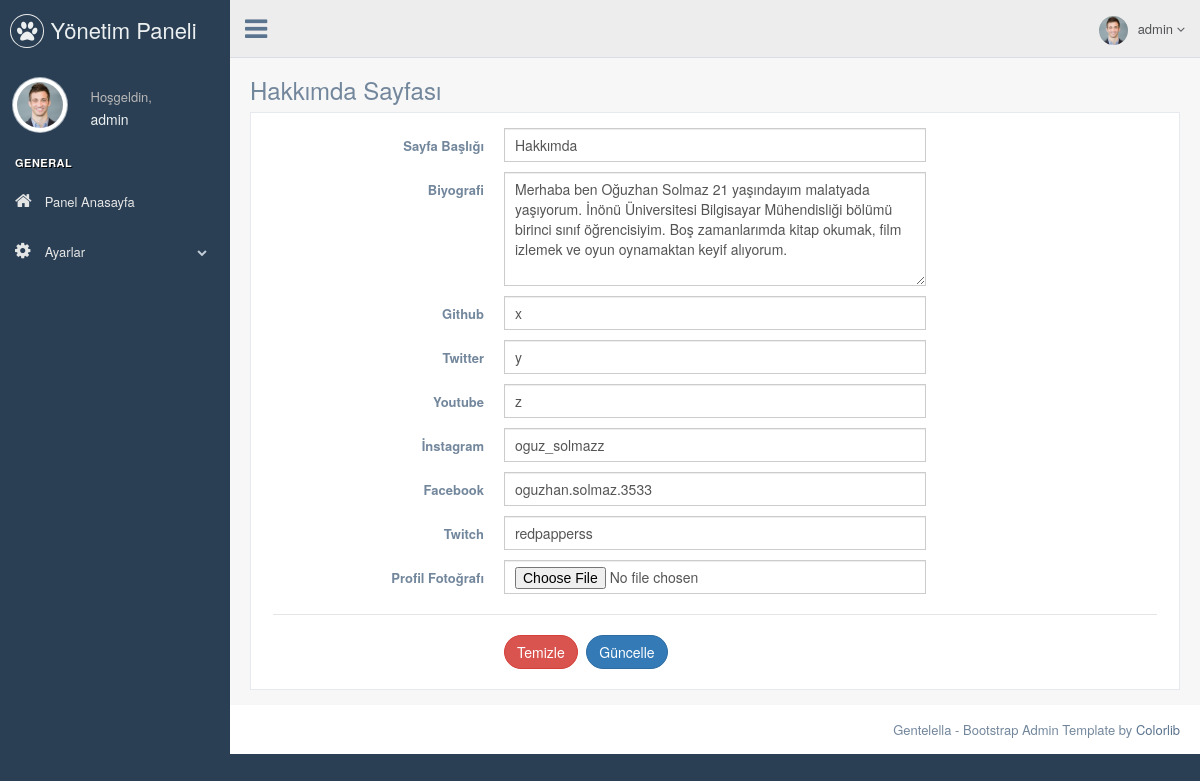
/htm/nedmin/about_us.php (signed in), run on the app's committed database.
### tables this page shows
CREATE TABLE `user` (
  `user_id` int(11) NOT NULL,
  `user_name` varchar(50) NOT NULL,
  `email` varchar(50) NOT NULL,
  `password` varchar(50) NOT NULL
);

CREATE TABLE `about_me` (
  `about_id` int(11) NOT NULL,
  `about_title` varchar(50) NOT NULL,
  `github` varchar(50) NOT NULL,
  `twitter` varchar(50) NOT NULL,
  `youtube` varchar(50) NOT NULL,
  `instagram` varchar(50) NOT NULL,
  `facebook` varchar(50) NOT NULL,
  `twitch` varchar(50) NOT NULL,
  `biyografi` varchar(250) NOT NULL,
  `picturee` varchar(50) NOT NULL
);

### htm/nedmin/about_us.php (the view, shortened to what this page needs)
<?php
include 'header.php';
$check_about = $db -> prepare("SELECT * FROM about_me");
$check_about -> execute();
$control_about = $check_about->rowCount();
$fetch_about = $db->prepare("SELECT * FROM about_me WHERE about_id=1");
$fetch_about->execute();
$fetchabout = $fetch_about->fetch(PDO::FETCH_ASSOC);
?>
<div class="right_col" role="main">
          <div class="">
            <div class="page-title">
              <div class="title_left">
                <h3>Hakkımda Sayfası</h3>
              </div>
            </div>
            <div class="clearfix"></div>
            <div class="row">
              <div class="col-md-12 col-sm-12 col-xs-12">
                <div class="x_panel">
                  <div class="x_content">
                    <form class="form-horizontal form-label-left" action="process.php" method="POST">
                      <div class="item form-group">
                        <label class="control-label col-md-3 col-sm-3 col-xs-12" for="name">Sayfa Başlığı
                        </label>
                        <div class="col-md-6 col-sm-6 col-xs-12">
                          <input class="form-control col-md-7 col-xs-12"  name="about_title" value="<?php echo $fetchabout['about_title']; ?>"  required="required" type="text">
                        </div>
                      </div>
                      <div class="item form-group">
                        <label class="control-label col-md-3 col-sm-3 col-xs-12" for="email">Biyografi
                        </label>
                        <div class="col-md-6 col-sm-6 col-xs-12">
                        <textarea id="textarea" required="required" name="biyografi"  class="form-control col-md-7 col-xs-12" rows="5"><?php echo $fetchabout['biyografi']; ?></textarea>
                        </div>
                      </div>
                      <div class="item form-group">
                        <label class="control-label col-md-3 col-sm-3 col-xs-12" for="email">Github
                        </label>
                        <div class="col-md-6 col-sm-6 col-xs-12">
                          <input type="text"  name="github" value="<?php echo $fetchabout['github']; ?>"  required="required" class="form-control col-md-7 col-xs-12">
                        </div>
                      </div>
                      <div class="item form-group">
                        <label class="control-label col-md-3 col-sm-3 col-xs-12" for="email">Twitter
                        </label>
                        <div class="col-md-6 col-sm-6 col-xs-12">
                          <input type="text"  name="twitter" value="<?php echo $fetchabout['twitter']; ?>"  required="required" class="form-control col-md-7 col-xs-12">
                        </div>
                      </div>
                      <div class="item form-group">
                        <label class="control-label col-md-3 col-sm-3 col-xs-12" for="email">Youtube
                        </label>
                        <div class="col-md-6 col-sm-6 col-xs-12">
                          <input type="text"  name="youtube" value="<?php echo $fetchabout['youtube']; ?>"  required="required" class="form-control col-md-7 col-xs-12">
                        </div>
                      </div>
                      <div class="item form-group">
                        <label class="control-label col-md-3 col-sm-3 col-xs-12" for="email">İnstagram
                        </label>
                        <div class="col-md-6 col-sm-6 col-xs-12">
                          <input type="text"  name="instagram" value="<?php echo $fetchabout['instagram']; ?>"  required="required" class="form-control col-md-7 col-xs-12">
                        </div>
                      </div>
                      <div class="item form-group">
                        <label class="control-label col-md-3 col-sm-3 col-xs-12" for="email">Facebook
                        </label>
                        <div class="col-md-6 col-sm-6 col-xs-12">
                          <input type="text"  name="facebook" value="<?php echo $fetchabout['facebook']; ?>"  required="required" class="form-control col-md-7 col-xs-12">
                        </div>
                      </div>
                      <div class="item form-group">
                        <label class="control-label col-md-3 col-sm-3 col-xs-12" for="email">Twitch
                        </label>
                        <div class="col-md-6 col-sm-6 col-xs-12">
                          <input type="text"  name="twitch" value="<?php echo $fetchabout['twitch']; ?>"  required="required" class="form-control col-md-7 col-xs-12">
                        </div>
                      </div>
                      <div class="item form-group">
                        <label class="control-label col-md-3 col-sm-3 col-xs-12" for="email">Profil Fotoğrafı
                        </label>
                        <div class="col-md-6 col-sm-6 col-xs-12">
                          <input type="file"  name="picturee" value="<?php echo $fetchabout['picturee']; ?>"  required="required" class="form-control col-md-7 col-xs-12">
                        </div>
                      </div>
                      <div class="ln_solid"></div>
                      <div class="form-group">
                        <div class="col-md-6 col-md-offset-3">
                          <button type="reset" class="btn btn-round btn-danger">Temizle</button>
                          <?php
                          if($control_about == 1) { ?>
                             <button  type="submit" class="btn btn-round btn-primary" name="update_about">Güncelle</button>
                          <?php } else { ?>
                             <button  type="submit" class="btn btn-round btn-primary" name="insert_about">Ekle</button>
                          <?php } ?>
                        </div>
                      </div>
                    </form>
                  </div>
                </div>
              </div>
            </div>
          </div>
        </div>
<?php
include 'footer.php';
?>

### htm/nedmin/header.php (shortened to what this page needs)
<?php
include 'connect.php';
$user_name = $_SESSION['user_name'];
$query = $db -> prepare("SELECT * FROM user WHERE user_name='$user_name'");
$query -> execute();
$fetch = $query->fetch(PDO::FETCH_ASSOC);
?>
<!DOCTYPE html>
<html lang="en">
  <head>
    <link href="./vendors/bootstrap/dist/css/bootstrap.min.css" rel="stylesheet">
    <link href="./vendors/font-awesome/css/font-awesome.min.css" rel="stylesheet">
    <link href="./vendors/nprogress/nprogress.css" rel="stylesheet">
    <link href="./vendors/iCheck/skins/flat/green.css" rel="stylesheet">
    <link href="./vendors/bootstrap-progressbar/css/bootstrap-progressbar-3.3.4.min.css" rel="stylesheet">
    <link href="./vendors/jqvmap/dist/jqvmap.min.css" rel="stylesheet"/>
    <link href="./vendors/bootstrap-daterangepicker/daterangepicker.css" rel="stylesheet">
    <link href="./build/css/custom.min.css" rel="stylesheet">
  </head>
  <body class="nav-md">
    <div class="container body">
      <div class="main_container">
        <div class="col-md-3 left_col">
          <div class="left_col scroll-view">
            <div class="navbar nav_title" style="border: 0;">
              <a href="index.html" class="site_title"><i class="fa fa-paw"></i> <span>Yönetim Paneli</span></a>
            </div>
            <div class="profile clearfix">
              <div class="profile_pic">
                <img src="images/img.jpg" alt="..." class="img-circle profile_img">
              </div>
              <div class="profile_info">
                <span>Hoşgeldin,</span>
                <h2><?php echo $fetch['user_name']; ?></h2>
              </div>
            </div>
            <br />
            <div id="sidebar-menu" class="main_menu_side hidden-print main_menu">
              <div class="menu_section">
                <h3>General</h3>
                <ul class="nav side-menu">
                  <li><a href="index.php" ><i class="fa fa-home"></i> Panel Anasayfa </a></li>
                  <li><a><i class="fa fa-cog"></i> Ayarlar <span class="fa fa-chevron-down"></span></a>
                  </li>
                </ul>
              </div>
            </div>
          </div>
        </div>
        <div class="top_nav">
          <div class="nav_menu">
            <nav>
              <div class="nav toggle">
                <a id="menu_toggle"><i class="fa fa-bars"></i></a>
              </div>
              <ul class="nav navbar-nav navbar-right">
                <li class="">
                  <a href="javascript:;" class="user-profile dropdown-toggle" data-toggle="dropdown" aria-expanded="false">
                    <img src="images/img.jpg" alt=""><?php echo $fetch['user_name']; ?>
                    <span class=" fa fa-angle-down"></span>
                  </a>
                </li>
              </ul>
            </nav>
          </div>
        </div>

### data on the page
user: user_name "admin"
about_me: about_title "Hakkımda", biyografi "Merhaba ben Oğuzhan Solmaz 21 yaşındayım malatyada yaşıyorum. İnönü Üniversitesi Bilgisayar Mühendisliği bölümü birinci sınıf öğrencisiyim. Boş zamanlarımda kitap okumak, film izlemek ve oyun oynamaktan keyif alıyorum.", github "x", twitter "y", youtube "z", instagram "oguz_solmazz", facebook "oguzhan.solmaz.3533", twitch "redpapperss"
